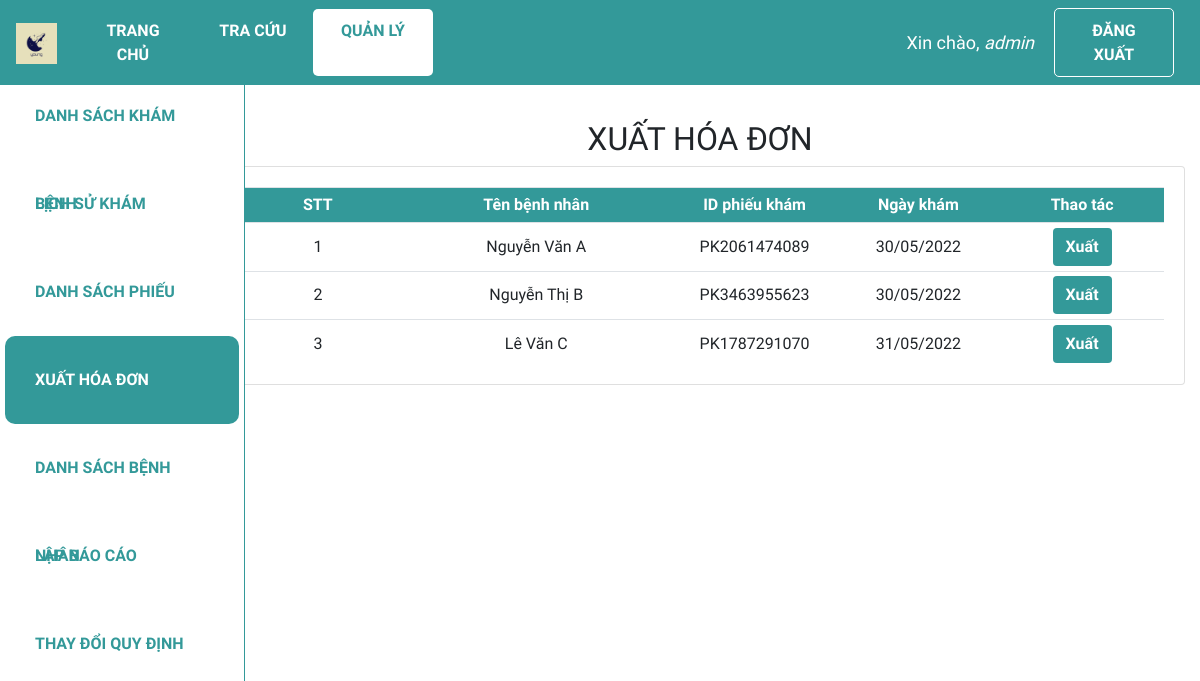
The page /xuathoadon (signed in) on the database its author committed.
### web_core/models.py (models this page shows, shortened)
class PHIEUKHAM(models.Model):
    id = ShortUUIDField(
        verbose_name='ID phiếu khám',
        length=10,
        max_length=12,
        prefix="PK",
        alphabet="0123456789",
        primary_key=True
    )
    id_benhnhan = models.ForeignKey(BENHNHAN, on_delete = models.CASCADE,verbose_name = 'ID bệnh nhân', null = True)
    ngay_kham = models.DateTimeField('Ngày khám', auto_now_add = True)
    trieu_chung = models.CharField('Triệu chứng', max_length = 100, blank = False)
    loai_benh = models.ForeignKey(DANHMUC, on_delete = models.CASCADE, limit_choices_to = {'loai':'Bệnh'}, related_name = 'benh',verbose_name = 'Loại bệnh',null = True)

class BENHNHAN(models.Model):
    GIOITINH = (
        ('Nam', 'Nam'),
        ('Nữ', 'Nữ'),
    )
    id = ShortUUIDField(
        verbose_name='ID bệnh nhân',
        length=10,
        max_length=12,
        prefix="BN",
        alphabet="0123456789",
        primary_key=True)
    ho_ten = models.CharField('Họ tên', max_length = 100)
    gioi_tinh = models.CharField('Giới tính', max_length = 3, choices = GIOITINH)
    ngay_sinh = models.DateField('Ngày sinh', default = '01/01/1990', null=True)
    dia_chi = models.CharField('Địa chỉ', max_length = 255, null = True)

### web_core/views.py (the view)
# urls.py: path('xuathoadon', views.xuathoadon, name='quanli_xuathoadon'),
@login_required(login_url='login')
def xuathoadon(request):
    phieukhams = PHIEUKHAM.objects.all()
    enum_xhd = enumerate(phieukhams,start = 1)
    context = {'phieukhams':phieukhams, 'enum_xhd':enum_xhd}
    return render(request, 'web_core/xuathoadon.html', context)

### web_core/templates/web_core/xuathoadon.html (shortened to what this page needs)
{% extends 'web_core/main.html' %}
{% block content %}
<div class="row">
    <div class="col-md-2">
        {% include 'web_core/sidebar.html' %}
    </div>
    <div class="col-md-10">
        <h2 class="table-title" style>XUẤT HÓA ĐƠN</h2>
        <div class="card card-body">
            <table class='table table-sm'>
                <tr class="table-head">
                    <th class="small-content">STT</th>
                    <th class="mid-content">Tên bệnh nhân</th>
                    <th class="small-content">ID phiếu khám</th>
                    <th class="small-content">Ngày khám</th>
                    <th class="small-content">Thao tác</th>
                </tr>
                {% for index, phieukham in enum_xhd %}
                <tr>
                    <td class="small-content">{{index}}</td>
                    <td class="mid-content">{{phieukham.id_benhnhan.ho_ten}} </td>
                    <td class="small-content">{{phieukham.id}}</td>
                    <td class="small-content">{{phieukham.ngay_kham|date:"d/m/Y"}}</td>
                    <td class="small-content">
                        <a class='btn add-btn' href="{% url 'quanli_xuathoadon_hoadon' phieukham.id%}">Xuất</a>
                    </td>
                </tr>
                {% endfor %}
            </table>
        </div>
    </div>
</div>
{% endblock %}

### web_core/templates/web_core/navbar.html (shortened to what this page needs)
{% load static %}
<nav class="navbar navbar-expand-lg my-navbar fixed-top">
    <a href="{% url 'home' %}">
        <img class="navbar-brand" alt="logo-brand" src="{% static 'images/favicon.png' %}" height="50"
            style="padding-bottom: 4px" />
    </a>
    <div class="collapse navbar-collapse" id="navbarNav">
        {% with request.resolver_match.url_name as url_name %}
        <div class="navbar-nav">
            <a class="nav-item nav-link my-nav-item {% if url_name == 'home' %}my-nav-active{% endif %}"
                href="{% url 'home' %}">Trang chủ</a>
            <a class="nav-item nav-link my-nav-item {% if url_name == 'lsk_guest' %}my-nav-active{% endif %}"
                href="{% url 'lsk_guest' %}">Tra cứu</a>
            <a class="nav-item nav-link my-nav-item {% if 'quanli' in url_name %}my-nav-active{% endif %}"
                href="{% url 'quanli_dskb' %}">Quản lý</a>
        </div>
        {% endwith %}
    </div>
    {% with request.resolver_match.url_name as url_name %}
    {% if request.user.is_authenticated %}
    <span class="hello-msg">Xin chào, <span> {{request.user}} </span></span>
    <a class="nav-item nav-link my-nav-item my-btn" href="{% url 'logout' %}">Đăng xuất</a>
    {% else %}
    <a class="nav-item nav-link my-nav-item my-btn {% if url_name == 'login' %}my-nav-active{% endif %}"
        href="{% url 'login' %}">Đăng nhập</a>
    {% endif %}
    {% endwith %}
</nav>

### web_core/static/css/main.css (style rules this page uses)
* { font-family: 'Baloo 2', cursive; }
html, body { margin: 0; padding: 0; height: 100%; overflow-x: hidden; }

### web_core/templates/web_core/navbar.html (style rules this page uses)
.my-navbar.fixed-top { position: fixed; color: #fff; background-color: #399; z-index: 10; }
.my-nav-item { color: #fff; font-weight: bold; padding: 9.6px 16px !important; text-transform: uppercase; border-radius: 5px; width: 120px; text-align: center; }
.my-nav-active, .my-nav-active:hover { color: #399; background-color: #fff; }
.my-btn { border: 1px solid #fff; margin-right: 10px; }
.hello-msg { font-size: 18px; color: #fff; margin-right: 20px; }
.hello-msg>span { font-style: italic; }

### web_core/templates/web_core/xuathoadon.html (style rules this page uses)
.col-md-2 { padding: 0; }
.col-md-10 { margin-top: 50px; }
.card-body { padding-bottom: 0px; }
.table-title { text-align: center; }
.table th, .table td { vertical-align: middle; text-align: center; }
.small-content { width: 150px; }
.mid-content { width: 250px; }
.table-head { color: #ffff; background-color: #399; }
.btn.add-btn { font-weight: bold; color: #fff; background-color: #399; }

### rows shown on the page
PHIEUKHAM: index "1", id_benhnhan.ho_ten "Nguyễn Văn A", id "PK2061474089", ngay_kham "30/05/2022"
PHIEUKHAM: index "2", id_benhnhan.ho_ten "Nguyễn Thị B", id "PK3463955623", ngay_kham "30/05/2022"
PHIEUKHAM: index "3", id_benhnhan.ho_ten "Lê Văn C", id "PK1787291070", ngay_kham "31/05/2022"

### other values the page prints
{{ request.user }} "admin"
